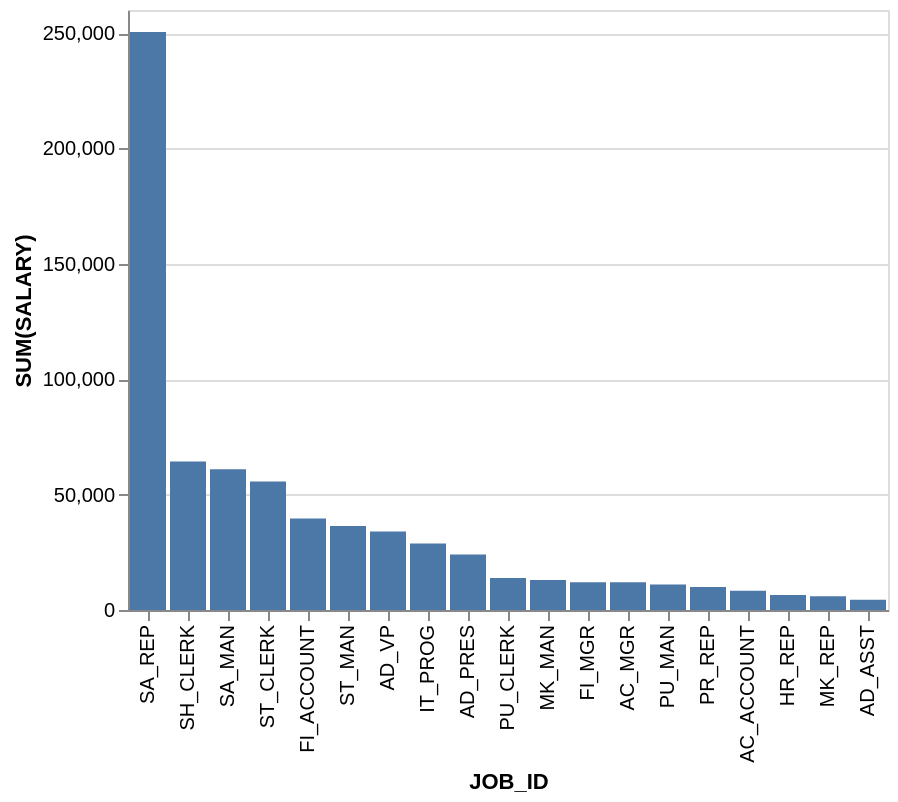

Write a Vega-Lite specification for this figure.
### Vega-Lite specification from a JSON file in a GitHub repository (floating-point values rounded to 4 significant figures)
{"data": {"values": [{"x_data": "SA_REP", "y_data": 250500}, {"x_data": "SH_CLERK", "y_data": 64300}, {"x_data": "SA_MAN", "y_data": 61000}, {"x_data": "ST_CLERK", "y_data": 55700}, {"x_data": "FI_ACCOUNT", "y_data": 39600}, {"x_data": "ST_MAN", "y_data": 36400}, {"x_data": "AD_VP", "y_data": 34000}, {"x_data": "IT_PROG", "y_data": 28800}, {"x_data": "AD_PRES", "y_data": 24000}, {"x_data": "PU_CLERK", "y_data": 13900}, {"x_data": "MK_MAN", "y_data": 13000}, {"x_data": "FI_MGR", "y_data": 12000}, {"x_data": "AC_MGR", "y_data": 12000}, {"x_data": "PU_MAN", "y_data": 11000}, {"x_data": "PR_REP", "y_data": 10000}, {"x_data": "AC_ACCOUNT", "y_data": 8300}, {"x_data": "HR_REP", "y_data": 6500}, {"x_data": "MK_REP", "y_data": 6000}, {"x_data": "AD_ASST", "y_data": 4400}]}, "mark": "bar", "encoding": {"x": {"field": "x_data", "type": "nominal", "title": "JOB_ID", "sort": {"op": "sum", "field": "y_data", "order": "descending"}}, "y": {"field": "y_data", "type": "quantitative", "title": "SUM(SALARY)"}}}
